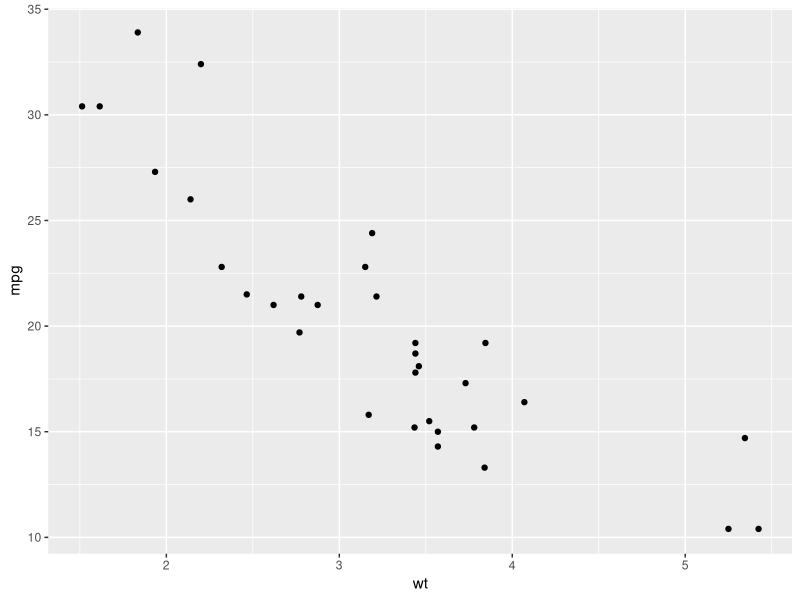
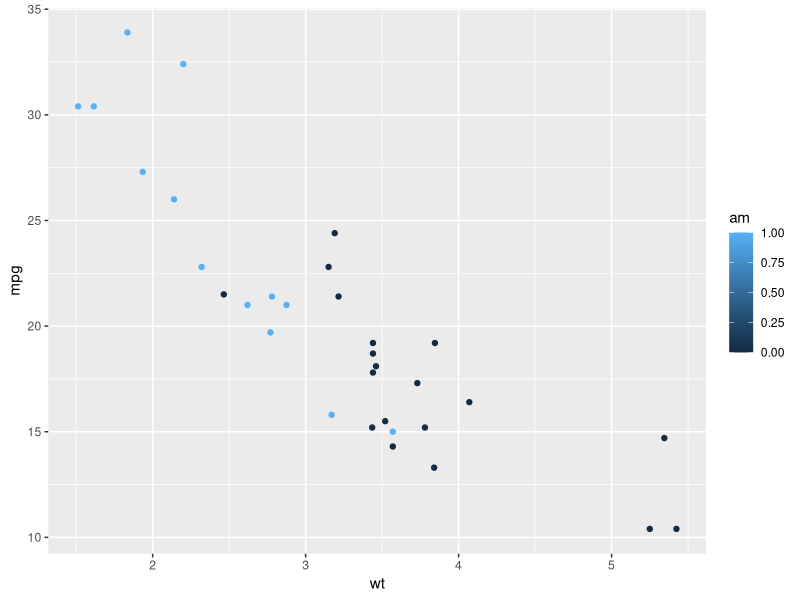
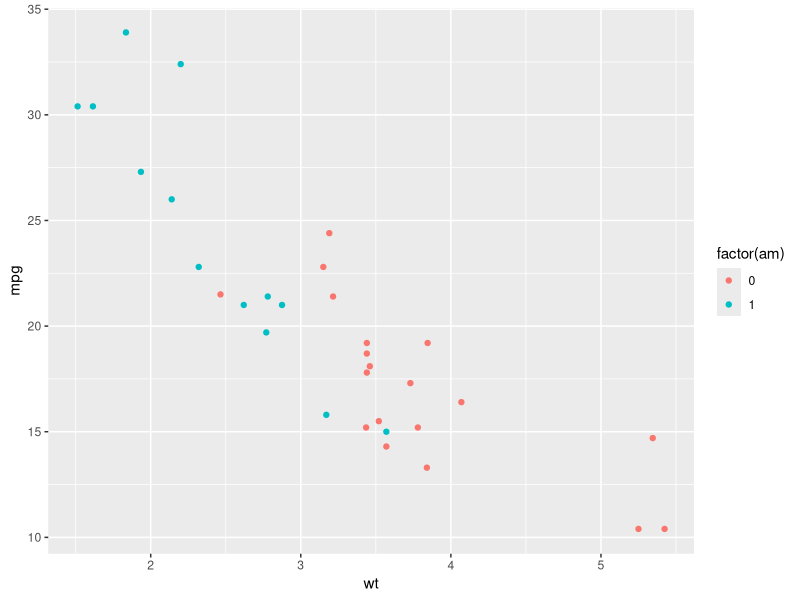

R code for these plots, in order:
## ---- chunk 1
knitr::opts_chunk$set(echo = TRUE, error = TRUE)
## ---- chunk 2
library(tidyverse)
ggplot(mtcars, aes(x = wt, y = mpg)) + 
  geom_point()
## ---- chunk 3
ggplot(mtcars, aes(x = wt, y = mpg, color = am)) + 
  geom_point()
## ---- chunk 4
ggplot(mtcars, aes(x = wt, y = mpg, color = factor(am))) + 
  geom_point()
